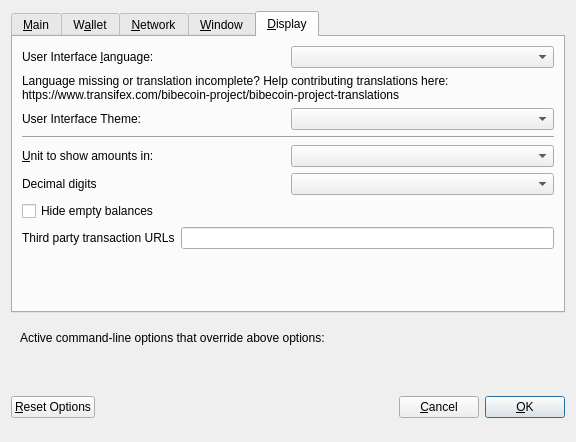
<?xml version="1.0" encoding="UTF-8"?>
<ui version="4.0">
 <class>OptionsDialog</class>
 <widget class="QDialog" name="OptionsDialog">
  <property name="geometry">
   <rect>
    <x>0</x>
    <y>0</y>
    <width>576</width>
    <height>442</height>
   </rect>
  </property>
  <property name="windowTitle">
   <string>Options</string>
  </property>
  <property name="modal">
   <bool>true</bool>
  </property>
  <layout class="QVBoxLayout" name="verticalLayout">
   <item>
    <widget class="QTabWidget" name="tabWidget">
     <property name="currentIndex">
      <number>4</number>
     </property>
     <widget class="QWidget" name="tabMain">
      <attribute name="title">
       <string>&amp;Main</string>
      </attribute>
      <layout class="QVBoxLayout" name="verticalLayout_Main">
       <item>
        <widget class="QCheckBox" name="bitcoinAtStartup">
         <property name="toolTip">
          <string>Automatically start BibeCoin after logging in to the system.</string>
         </property>
         <property name="text">
          <string>&amp;Start BibeCoin on system login</string>
         </property>
        </widget>
       </item>
       <item>
        <layout class="QHBoxLayout" name="horizontalLayout_2_Main">
         <item>
          <widget class="QLabel" name="databaseCacheLabel">
           <property name="text">
            <string>Size of &amp;database cache</string>
           </property>
           <property name="textFormat">
            <enum>Qt::PlainText</enum>
           </property>
           <property name="buddy">
            <cstring>databaseCache</cstring>
           </property>
          </widget>
         </item>
         <item>
          <widget class="QSpinBox" name="databaseCache"/>
         </item>
         <item>
          <widget class="QLabel" name="databaseCacheUnitLabel">
           <property name="text">
            <string>MB</string>
           </property>
           <property name="textFormat">
            <enum>Qt::PlainText</enum>
           </property>
          </widget>
         </item>
         <item>
          <spacer name="horizontalSpacer_2_Main">
           <property name="orientation">
            <enum>Qt::Horizontal</enum>
           </property>
           <property name="sizeHint" stdset="0">
            <size>
             <width>40</width>
             <height>20</height>
            </size>
           </property>
          </spacer>
         </item>
        </layout>
       </item>
       <item>
        <layout class="QHBoxLayout" name="horizontalLayout_3_Main">
         <item>
          <widget class="QLabel" name="threadsScriptVerifLabel">
           <property name="text">
            <string>Number of script &amp;verification threads</string>
           </property>
           <property name="textFormat">
            <enum>Qt::PlainText</enum>
           </property>
           <property name="buddy">
            <cstring>threadsScriptVerif</cstring>
           </property>
          </widget>
         </item>
         <item>
          <widget class="QSpinBox" name="threadsScriptVerif">
           <property name="toolTip">
            <string>(0 = auto, &lt;0 = leave that many cores free)</string>
           </property>
          </widget>
         </item>
         <item>
          <spacer name="horizontalSpacer_3_Main">
           <property name="orientation">
            <enum>Qt::Horizontal</enum>
           </property>
           <property name="sizeHint" stdset="0">
            <size>
             <width>40</width>
             <height>20</height>
            </size>
           </property>
          </spacer>
         </item>
        </layout>
       </item>
       <item>
        <spacer name="verticalSpacer_2">
         <property name="orientation">
          <enum>Qt::Vertical</enum>
         </property>
         <property name="sizeHint" stdset="0">
          <size>
           <width>20</width>
           <height>40</height>
          </size>
         </property>
        </spacer>
       </item>
       <item>
        <widget class="QCheckBox" name="checkBoxZeromintEnable">
         <property name="toolTip">
          <string>Enable automatic minting of BibeCoin units to zBIBE</string>
         </property>
         <property name="layoutDirection">
          <enum>Qt::LeftToRight</enum>
         </property>
         <property name="text">
          <string>Enable zBIBE Automint</string>
         </property>
        </widget>
       </item>
       <item>
        <layout class="QHBoxLayout" name="horizontalLayout_3">
         <item>
          <widget class="QLabel" name="percentage_label">
           <property name="toolTip">
            <string>Percentage of incoming BIBE which get automatically converted to zBIBE via Zerocoin Protocol (min: 10%)</string>
           </property>
           <property name="text">
            <string>Percentage of autominted zBIBE</string>
           </property>
          </widget>
         </item>
         <item>
          <widget class="QSpinBox" name="zeromintPercentage">
           <property name="minimum">
            <number>10</number>
           </property>
           <property name="maximum">
            <number>100</number>
           </property>
          </widget>
         </item>
        </layout>
       </item>
       <item>
        <layout class="QHBoxLayout" name="horizontalLayout" stretch="0,0">
         <property name="sizeConstraint">
          <enum>QLayout::SetFixedSize</enum>
         </property>
         <item>
          <widget class="QLabel" name="labelPreferredDenom">
           <property name="maximumSize">
            <size>
             <width>16777215</width>
             <height>16777215</height>
            </size>
           </property>
           <property name="toolTip">
            <string>Wait with automatic conversion to Zerocoin until enough BIBE for this denomination is available</string>
           </property>
           <property name="text">
            <string>Preferred Automint zBIBE Denomination</string>
           </property>
          </widget>
         </item>
         <item>
          <widget class="QComboBox" name="preferredDenom">
           <property name="maximumSize">
            <size>
             <width>16777215</width>
             <height>27</height>
            </size>
           </property>
           <property name="toolTip">
            <string>Wait with automatic conversion to Zerocoin until enough BIBE for this denomination is available</string>
           </property>
           <property name="maxVisibleItems">
            <number>9</number>
           </property>
           <property name="maxCount">
            <number>9</number>
           </property>
          </widget>
         </item>
        </layout>
       </item>
      </layout>
     </widget>
     <widget class="QWidget" name="tabWallet">
      <attribute name="title">
       <string>W&amp;allet</string>
      </attribute>
      <layout class="QVBoxLayout" name="verticalLayout_Wallet">
       <item>
        <layout class="QHBoxLayout" name="horizontalLayout_2_Wallet">
         <item>
          <widget class="QLabel" name="labelStakeSplitThresholdText">
           <property name="text">
            <string>Stake split threshold:</string>
           </property>
          </widget>
         </item>
         <item>
          <widget class="QSpinBox" name="spinBoxStakeSplitThreshold">
           <property name="minimum">
            <number>1</number>
           </property>
           <property name="maximum">
            <number>999999</number>
           </property>
          </widget>
         </item>
        </layout>
       </item>
       <item>
        <widget class="QGroupBox" name="groupBox">
         <property name="title">
          <string>Expert</string>
         </property>
         <layout class="QVBoxLayout" name="verticalLayout_2">
          <item>
           <widget class="QCheckBox" name="coinControlFeatures">
            <property name="toolTip">
             <string>Whether to show coin control features or not.</string>
            </property>
            <property name="text">
             <string>Enable coin &amp;control features</string>
            </property>
           </widget>
          </item>
          <item>
           <widget class="QCheckBox" name="showMasternodesTab">
            <property name="toolTip">
             <string>Show additional tab listing all your masternodes in first sub-tab&lt;br/&gt;and all masternodes on the network in second sub-tab.</string>
            </property>
            <property name="text">
             <string>Show Masternodes Tab</string>
            </property>
           </widget>
          </item>
          <item>
           <widget class="QCheckBox" name="spendZeroConfChange">
            <property name="toolTip">
             <string>If you disable the spending of unconfirmed change, the change from a transaction&lt;br/&gt;cannot be used until that transaction has at least one confirmation.&lt;br/&gt;This also affects how your balance is computed.</string>
            </property>
            <property name="text">
             <string>&amp;Spend unconfirmed change</string>
            </property>
           </widget>
          </item>
         </layout>
        </widget>
       </item>
       <item>
        <spacer name="verticalSpacer_Wallet">
         <property name="orientation">
          <enum>Qt::Vertical</enum>
         </property>
         <property name="sizeHint" stdset="0">
          <size>
           <width>20</width>
           <height>40</height>
          </size>
         </property>
        </spacer>
       </item>
      </layout>
     </widget>
     <widget class="QWidget" name="tabNetwork">
      <attribute name="title">
       <string>&amp;Network</string>
      </attribute>
      <layout class="QVBoxLayout" name="verticalLayout_Network">
       <item>
        <widget class="QCheckBox" name="mapPortUpnp">
         <property name="toolTip">
          <string>Automatically open the BibeCoin client port on the router. This only works when your router supports UPnP and it is enabled.</string>
         </property>
         <property name="text">
          <string>Map port using &amp;UPnP</string>
         </property>
        </widget>
       </item>
       <item>
        <widget class="QCheckBox" name="allowIncoming">
         <property name="toolTip">
          <string>Accept connections from outside</string>
         </property>
         <property name="text">
          <string>Allow incoming connections</string>
         </property>
        </widget>
       </item>
       <item>
        <widget class="QCheckBox" name="connectSocks">
         <property name="toolTip">
          <string>Connect to the BibeCoin network through a SOCKS5 proxy.</string>
         </property>
         <property name="text">
          <string>&amp;Connect through SOCKS5 proxy (default proxy):</string>
         </property>
        </widget>
       </item>
       <item>
        <layout class="QHBoxLayout" name="horizontalLayout_1_Network">
         <item>
          <widget class="QLabel" name="proxyIpLabel">
           <property name="text">
            <string>Proxy &amp;IP:</string>
           </property>
           <property name="textFormat">
            <enum>Qt::PlainText</enum>
           </property>
           <property name="buddy">
            <cstring>proxyIp</cstring>
           </property>
          </widget>
         </item>
         <item>
          <widget class="QValidatedLineEdit" name="proxyIp">
           <property name="minimumSize">
            <size>
             <width>140</width>
             <height>0</height>
            </size>
           </property>
           <property name="maximumSize">
            <size>
             <width>140</width>
             <height>16777215</height>
            </size>
           </property>
           <property name="toolTip">
            <string>IP address of the proxy (e.g. IPv4: 127.0.0.1 / IPv6: ::1)</string>
           </property>
          </widget>
         </item>
         <item>
          <widget class="QLabel" name="proxyPortLabel">
           <property name="text">
            <string>&amp;Port:</string>
           </property>
           <property name="textFormat">
            <enum>Qt::PlainText</enum>
           </property>
           <property name="buddy">
            <cstring>proxyPort</cstring>
           </property>
          </widget>
         </item>
         <item>
          <widget class="QLineEdit" name="proxyPort">
           <property name="minimumSize">
            <size>
             <width>75</width>
             <height>0</height>
            </size>
           </property>
           <property name="maximumSize">
            <size>
             <width>55</width>
             <height>16777215</height>
            </size>
           </property>
           <property name="toolTip">
            <string>Port of the proxy (e.g. 9050)</string>
           </property>
          </widget>
         </item>
         <item>
          <spacer name="horizontalSpacer_1_Network">
           <property name="orientation">
            <enum>Qt::Horizontal</enum>
           </property>
           <property name="sizeHint" stdset="0">
            <size>
             <width>40</width>
             <height>20</height>
            </size>
           </property>
          </spacer>
         </item>
        </layout>
       </item>
       <item>
        <spacer name="verticalSpacer_Network">
         <property name="orientation">
          <enum>Qt::Vertical</enum>
         </property>
         <property name="sizeHint" stdset="0">
          <size>
           <width>20</width>
           <height>40</height>
          </size>
         </property>
        </spacer>
       </item>
      </layout>
     </widget>
     <widget class="QWidget" name="tabWindow">
      <attribute name="title">
       <string>&amp;Window</string>
      </attribute>
      <layout class="QVBoxLayout" name="verticalLayout_Window">
       <item>
        <widget class="QCheckBox" name="minimizeToTray">
         <property name="toolTip">
          <string>Show only a tray icon after minimizing the window.</string>
         </property>
         <property name="text">
          <string>&amp;Minimize to the tray instead of the taskbar</string>
         </property>
        </widget>
       </item>
       <item>
        <widget class="QCheckBox" name="minimizeOnClose">
         <property name="toolTip">
          <string>Minimize instead of exit the application when the window is closed. When this option is enabled, the application will be closed only after selecting Quit in the menu.</string>
         </property>
         <property name="text">
          <string>M&amp;inimize on close</string>
         </property>
        </widget>
       </item>
       <item>
        <spacer name="verticalSpacer_Window">
         <property name="orientation">
          <enum>Qt::Vertical</enum>
         </property>
         <property name="sizeHint" stdset="0">
          <size>
           <width>20</width>
           <height>40</height>
          </size>
         </property>
        </spacer>
       </item>
      </layout>
     </widget>
     <widget class="QWidget" name="tabDisplay">
      <attribute name="title">
       <string>&amp;Display</string>
      </attribute>
      <layout class="QVBoxLayout" name="verticalLayout_Display">
       <item>
        <layout class="QHBoxLayout" name="horizontalLayout_1_Display">
         <item>
          <widget class="QLabel" name="langLabel">
           <property name="text">
            <string>User Interface &amp;language:</string>
           </property>
           <property name="textFormat">
            <enum>Qt::PlainText</enum>
           </property>
           <property name="buddy">
            <cstring>lang</cstring>
           </property>
          </widget>
         </item>
         <item>
          <widget class="QValueComboBox" name="lang">
           <property name="toolTip">
            <string>The user interface language can be set here. This setting will take effect after restarting BibeCoin.</string>
           </property>
          </widget>
         </item>
        </layout>
       </item>
       <item>
        <widget class="QLabel" name="label_3">
         <property name="toolTip">
          <string notr="true"/>
         </property>
         <property name="statusTip">
          <string notr="true"/>
         </property>
         <property name="whatsThis">
          <string notr="true"/>
         </property>
         <property name="accessibleName">
          <string notr="true"/>
         </property>
         <property name="text">
          <string>Language missing or translation incomplete? Help contributing translations here:
https://www.transifex.com/bibecoin-project/bibecoin-project-translations</string>
         </property>
         <property name="wordWrap">
          <bool>true</bool>
         </property>
         <property name="openExternalLinks">
          <bool>true</bool>
         </property>
         <property name="textInteractionFlags">
          <set>Qt::TextBrowserInteraction</set>
         </property>
        </widget>
       </item>
       <item>
        <layout class="QHBoxLayout" name="horizontalLayout_4_Display" stretch="0,0">
         <item>
          <widget class="QLabel" name="themeLabel">
           <property name="text">
            <string>User Interface Theme:</string>
           </property>
          </widget>
         </item>
         <item>
          <widget class="QValueComboBox" name="theme"/>
         </item>
        </layout>
       </item>
       <item>
        <widget class="Line" name="line">
         <property name="orientation">
          <enum>Qt::Horizontal</enum>
         </property>
        </widget>
       </item>
       <item>
        <layout class="QHBoxLayout" name="horizontalLayout_2_Display">
         <item>
          <widget class="QLabel" name="unitLabel">
           <property name="text">
            <string>&amp;Unit to show amounts in:</string>
           </property>
           <property name="textFormat">
            <enum>Qt::PlainText</enum>
           </property>
           <property name="buddy">
            <cstring>unit</cstring>
           </property>
          </widget>
         </item>
         <item>
          <widget class="QValueComboBox" name="unit">
           <property name="toolTip">
            <string>Choose the default subdivision unit to show in the interface and when sending coins.</string>
           </property>
          </widget>
         </item>
        </layout>
       </item>
       <item>
        <layout class="QHBoxLayout" name="horizontalLayout_5_Display">
         <item>
          <widget class="QLabel" name="digitsLabel">
           <property name="text">
            <string>Decimal digits</string>
           </property>
          </widget>
         </item>
         <item>
          <widget class="QValueComboBox" name="digits"/>
         </item>
        </layout>
       </item>
       <item>
        <widget class="QCheckBox" name="checkBoxHideZeroBalances">
         <property name="toolTip">
          <string>Hide empty balances</string>
         </property>
         <property name="layoutDirection">
          <enum>Qt::LeftToRight</enum>
         </property>
         <property name="text">
          <string>Hide empty balances</string>
         </property>
        </widget>
       </item>
       <item>
        <layout class="QHBoxLayout" name="horizontalLayout_3_Display">
         <item>
          <widget class="QLabel" name="thirdPartyTxUrlsLabel">
           <property name="toolTip">
            <string>Third party URLs (e.g. a block explorer) that appear in the transactions tab as context menu items. %s in the URL is replaced by transaction hash. Multiple URLs are separated by vertical bar |.</string>
           </property>
           <property name="text">
            <string>Third party transaction URLs</string>
           </property>
           <property name="buddy">
            <cstring>thirdPartyTxUrls</cstring>
           </property>
          </widget>
         </item>
         <item>
          <widget class="QLineEdit" name="thirdPartyTxUrls">
           <property name="toolTip">
            <string>Third party URLs (e.g. a block explorer) that appear in the transactions tab as context menu items. %s in the URL is replaced by transaction hash. Multiple URLs are separated by vertical bar |.</string>
           </property>
          </widget>
         </item>
        </layout>
       </item>
       <item>
        <spacer name="verticalSpacer">
         <property name="orientation">
          <enum>Qt::Vertical</enum>
         </property>
         <property name="sizeHint" stdset="0">
          <size>
           <width>20</width>
           <height>40</height>
          </size>
         </property>
        </spacer>
       </item>
      </layout>
     </widget>
    </widget>
   </item>
   <item>
    <widget class="QFrame" name="frame">
     <layout class="QVBoxLayout" name="verticalLayout_Bottom">
      <item>
       <layout class="QHBoxLayout" name="horizontalLayout_Bottom">
        <item>
         <widget class="QLabel" name="overriddenByCommandLineInfoLabel">
          <property name="text">
           <string>Active command-line options that override above options:</string>
          </property>
          <property name="textFormat">
           <enum>Qt::PlainText</enum>
          </property>
         </widget>
        </item>
        <item>
         <spacer name="horizontalSpacer_Bottom">
          <property name="orientation">
           <enum>Qt::Horizontal</enum>
          </property>
          <property name="sizeHint" stdset="0">
           <size>
            <width>40</width>
            <height>20</height>
           </size>
          </property>
         </spacer>
        </item>
       </layout>
      </item>
      <item>
       <widget class="QLabel" name="overriddenByCommandLineLabel">
        <property name="text">
         <string/>
        </property>
        <property name="textFormat">
         <enum>Qt::PlainText</enum>
        </property>
        <property name="wordWrap">
         <bool>true</bool>
        </property>
       </widget>
      </item>
     </layout>
    </widget>
   </item>
   <item>
    <layout class="QHBoxLayout" name="horizontalLayout_Buttons">
     <item>
      <widget class="QPushButton" name="resetButton">
       <property name="toolTip">
        <string>Reset all client options to default.</string>
       </property>
       <property name="text">
        <string>&amp;Reset Options</string>
       </property>
       <property name="autoDefault">
        <bool>false</bool>
       </property>
      </widget>
     </item>
     <item>
      <spacer name="horizontalSpacer_1">
       <property name="orientation">
        <enum>Qt::Horizontal</enum>
       </property>
       <property name="sizeHint" stdset="0">
        <size>
         <width>40</width>
         <height>48</height>
        </size>
       </property>
      </spacer>
     </item>
     <item>
      <widget class="QLabel" name="statusLabel">
       <property name="minimumSize">
        <size>
         <width>200</width>
         <height>0</height>
        </size>
       </property>
       <property name="font">
        <font>
         <weight>75</weight>
         <bold>true</bold>
        </font>
       </property>
       <property name="text">
        <string/>
       </property>
       <property name="textFormat">
        <enum>Qt::PlainText</enum>
       </property>
       <property name="wordWrap">
        <bool>true</bool>
       </property>
      </widget>
     </item>
     <item>
      <spacer name="horizontalSpacer_2">
       <property name="orientation">
        <enum>Qt::Horizontal</enum>
       </property>
       <property name="sizeHint" stdset="0">
        <size>
         <width>40</width>
         <height>48</height>
        </size>
       </property>
      </spacer>
     </item>
     <item>
      <widget class="QPushButton" name="cancelButton">
       <property name="text">
        <string>&amp;Cancel</string>
       </property>
       <property name="autoDefault">
        <bool>false</bool>
       </property>
      </widget>
     </item>
     <item>
      <widget class="QPushButton" name="okButton">
       <property name="text">
        <string>&amp;OK</string>
       </property>
       <property name="autoDefault">
        <bool>false</bool>
       </property>
       <property name="default">
        <bool>true</bool>
       </property>
      </widget>
     </item>
    </layout>
   </item>
  </layout>
 </widget>
 <customwidgets>
  <customwidget>
   <class>QValidatedLineEdit</class>
   <extends>QLineEdit</extends>
   <header>qvalidatedlineedit.h</header>
  </customwidget>
  <customwidget>
   <class>QValueComboBox</class>
   <extends>QComboBox</extends>
   <header>qvaluecombobox.h</header>
  </customwidget>
 </customwidgets>
 <resources/>
 <connections/>
</ui>
